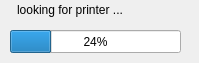
<?xml version="1.0" encoding="UTF-8"?>
<ui version="4.0">
 <class>Dialog</class>
 <widget class="QDialog" name="Dialog">
  <property name="geometry">
   <rect>
    <x>0</x>
    <y>0</y>
    <width>199</width>
    <height>63</height>
   </rect>
  </property>
  <property name="windowTitle">
   <string>Looking for Scanner</string>
  </property>
  <property name="windowIcon">
   <iconset theme="scanner">
    <normaloff>.</normaloff>.</iconset>
  </property>
  <widget class="QProgressBar" name="progressBar">
   <property name="geometry">
    <rect>
     <x>10</x>
     <y>30</y>
     <width>171</width>
     <height>23</height>
    </rect>
   </property>
   <property name="value">
    <number>24</number>
   </property>
  </widget>
  <widget class="QLabel" name="label">
   <property name="geometry">
    <rect>
     <x>17</x>
     <y>0</y>
     <width>141</width>
     <height>20</height>
    </rect>
   </property>
   <property name="text">
    <string>looking for printer ...</string>
   </property>
  </widget>
 </widget>
 <resources/>
 <connections/>
</ui>
